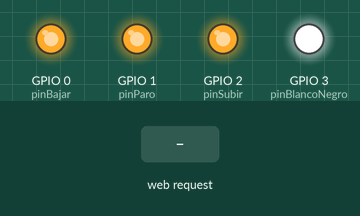
This sketch was run on a simulated ESP8266 (NodeMCU). On the bench: output pins drawn as LEDs (lit = HIGH). The test bench sets the inputs (shaded band). WiFi joins after 1.5 s; servers stay silent unless stated; what the sketch prints to the serial monitor is not drawn.

Above: at 2.7 s.
2.8 s: HTTP request GET /paro/1 received
At 3.2 s:
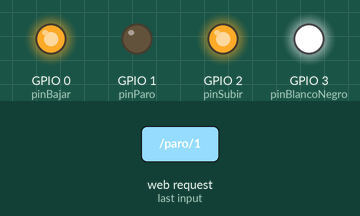
4.3 s: HTTP request GET /paro/0 received
5.8 s: HTTP request GET /subir/1 received
At 6.7 s:
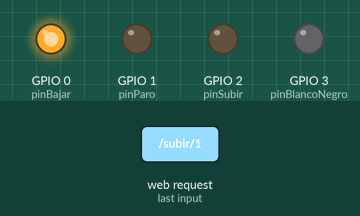
7.3 s: HTTP request GET /bajar/1 received
At 7.9 s:
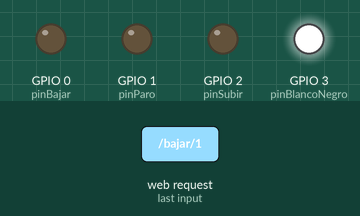
8.8 s: HTTP request GET /subir/0 received
At 10.0 s:
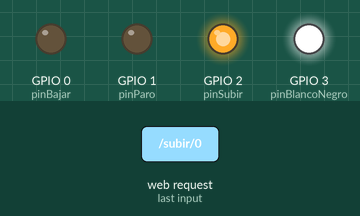
10.3 s: HTTP request GET /subir/1 received
At 11.3 s:
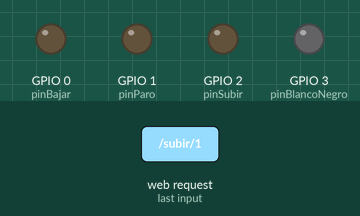
Timing chart, 0 to 12.8 s (numbered marks = the images above; inputs shaded):
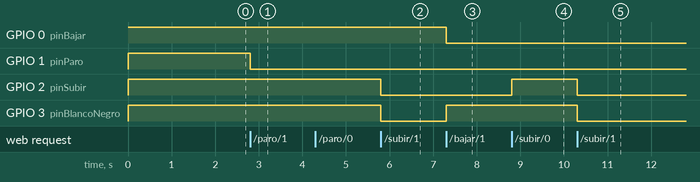

Measured:
- after the input at 2.8 s, GPIO 1 (pinParo): HIGH → LOW at once
- after the input at 4.3 s, every drawn part: stays the same
- after the input at 5.8 s, GPIO 2 (pinSubir), GPIO 3 (pinBlancoNegro): HIGH → LOW at once
- after the input at 7.3 s, GPIO 0 (pinBajar): HIGH → LOW at once; GPIO 3 (pinBlancoNegro): LOW → HIGH at once
- after the input at 8.8 s, GPIO 2 (pinSubir): LOW → HIGH at once
- after the input at 10.3 s, GPIO 2 (pinSubir), GPIO 3 (pinBlancoNegro): HIGH → LOW at once

The sketch:

Grua_Vertical_ESP.ino
```cpp
/*
 *  This sketch demonstrates how to set up a simple HTTP-like server.
 *  The server will set a GPIO pin depending on the request
 *    http://server_ip/gpio/0 will set the GPIO2 low,
 *    http://server_ip/gpio/1 will set the GPIO2 high
 *  server_ip is the IP address of the ESP8266 module, will be
 *  printed to Serial when the module is connected.
 */

#include <ESP8266WiFi.h>

// Los pines GPI0 y GPI2 son pines digitales.
#define pinBajar 0
#define pinSubir 2

// Si no se usará comunicación, los pines 1 y 3 pueden usarse como GPIO
#define pinParo 1
#define pinBlancoNegro 3 // Cuando la grúa se mueve en un sentido, este pin también debe activarse
// En el programa se activa con cualquier dirección y no afecta, aunque en el diagrama sólo se activaba en una dirección...
// TODO: Revisar la documentación de la grúa para ver la función de este pin.

const char* ssid = "GomezTorres";
const char* password = "lucy1nthesky";

// Create an instance of the server
// specify the port to listen on as an argument
WiFiServer server(80);
WiFiClient client;

int flagParoEmerg = 0;
int flagSubiendo, flagBajando;
String req, s;

void setup() {
  // Los pines del ESP tienen lógica de activo en bajo. (Resistencia pull-up)
  //Serial.begin(115200);// Cuando se usan los pine 1 y 3 se desactiva la comunicación serial.

  // Configurar GPIO0
  pinMode(pinBajar, OUTPUT);
  digitalWrite(pinBajar, 1);

  // Configurar GPIO1
  pinMode(pinParo, OUTPUT);
  digitalWrite(pinParo, 1);

  // Configurar GPIO2
  pinMode(pinSubir, OUTPUT);
  digitalWrite(pinSubir, 1);

  // Configurar GPIO3
  pinMode(pinBlancoNegro, OUTPUT);
  digitalWrite(pinBlancoNegro, 1);


  //Serial.print("Conectando a ");
  //Serial.println(ssid);

  WiFi.begin(ssid, password);

  while (WiFi.status() != WL_CONNECTED) {
    delay(500);
    Serial.print(".");
  }

  // Iniciar el servidor
  server.begin();

  Serial.println(WiFi.localIP());

}

void loop() {

  // Verificar si el cliente se ha conectado
  client = server.available();
  if (!client) {
    return;
  }

  // Esperar hasta que el cliente envie algo de datos
  while(!client.available()){
    delay(1);
  }

  // Leer la primera linea de solicitud
  req = client.readStringUntil('\r');
  client.flush();

  // Verificar Paro de Emergencia
  if (req.indexOf("/paro/0") != -1)
  {
    Serial.println("Paro Emergencia Desactivado");
    flagParoEmerg = 0;
  }
  if (req.indexOf("/paro/1") != -1){
    Serial.println("Paro Emergencia Activado");
    flagParoEmerg = 1;
    //client.stop();
    ///return;
  }

  // Realizar acción considerando el Paro de Emergencia
  if (flagParoEmerg == 0)
  {
    if ( req.indexOf("/subir/1") != -1 )
    {
      Serial.println("Subiendo");
      digitalWrite(pinSubir, 0);
      flagSubiendo = 1;
    }
    else if (req.indexOf("/subir/0") != -1)
    {
      Serial.println("Deteniendo subida");
      digitalWrite(pinSubir, 1);
      flagSubiendo = 0;
    }

    else if (req.indexOf("/bajar/1") != -1)
    {
      Serial.println("Bajando");
      digitalWrite(pinBajar, 0);
      flagBajando = 1;
    }
    else if (req.indexOf("/bajar/0") != -1)
    {
      Serial.println("Deteniendo bajada");
      digitalWrite(pinBajar, 1);
      flagBajando = 0;
    }
    /*else{
      client.stop();
      return;
    }*/
  }
  else { //Paro Emergencia == 1
    Serial.print("Se activó el paro de emergencia");
    digitalWrite(pinParo, 0); //Normalmente altos, activos en bajo.
    digitalWrite(pinSubir, 1);
    digitalWrite(pinBajar, 1);
    //flagSubiendo = 0;
    //flagBajando = 0;
  }

  if((flagSubiendo == 1) && (flagBajando == 1)){
    flagSubiendo = 0;
    flagBajando = 0;
    Serial.println("sub==1 && baj == 1");
  }

  if( (flagBajando == 1 || flagSubiendo == 1) && flagParoEmerg == 0)
  {
    Serial.println("B-N 0");
    digitalWrite(pinBlancoNegro, 0);
  }
  else { // Si ambos movimientos desactivados o el Paro Activado.
    Serial.println("B-N 1");
    digitalWrite(pinBlancoNegro, 1);
  }

  client.flush();
  // Preparar la respuesta
  s = "HTTP/1.1 200 OK\r\nContent-Type: text/html\r\n\r\n<!DOCTYPE HTML>\r\n<html>\r\n";
  s += "El paro de emergencia está ";
  s += (flagParoEmerg) ? "activado." : "desactivado.";
//  if(flagEmerg == 0){
//    s += "GPIO0 esta en ";
//    s += (flagBaj)?"alto":"bajo";
//    s += "\nGPIO2 esta en ";
//    s += (flagSub)?"alto":"bajo";
//  }
//  else if(flagEmerg == 1){
//    s += "Esta presionado el Paro de Emergencia";
//  }

  s += "</html>\n";

  // Enviar respuesta al cliente
  client.print(s);
  delay(1);
  s = "";
  req = "";

  client.flush();
}
```
